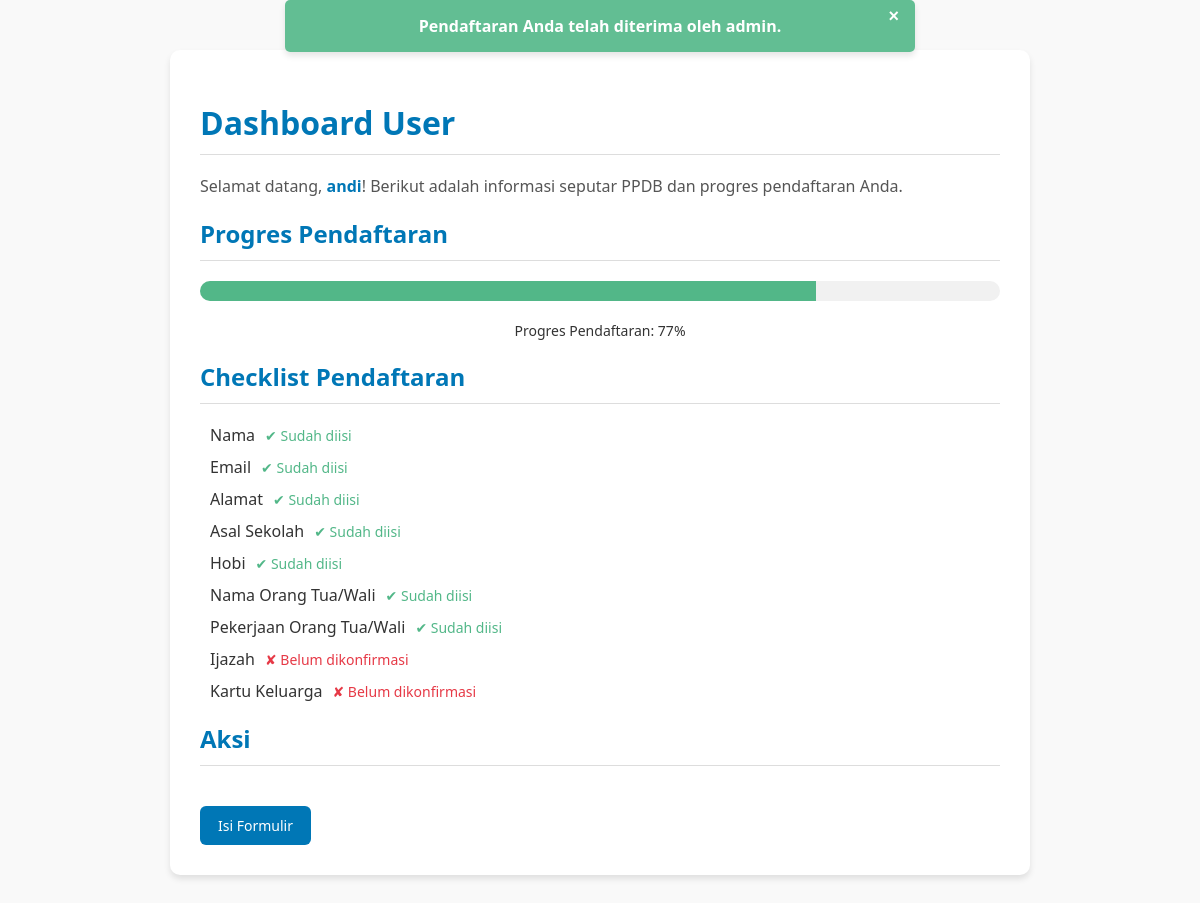
/dashboard_user/1, run on the app's committed database.
### models.py (models this page shows)
class Notification(db.Model):
    id = db.Column(db.Integer, primary_key=True)
    user_id = db.Column(db.Integer, db.ForeignKey('user.id'), nullable=False)  # Relasi ke tabel User
    message = db.Column(db.String(255), nullable=False)  # Pesan notifikasi
    is_read = db.Column(db.Boolean, default=False)  # Status apakah notifikasi sudah dibaca
    created_at = db.Column(db.DateTime, default=datetime.utcnow)  # Waktu notifikasi dibuat
    user = db.relationship('User', backref=db.backref('notifications', lazy=True))

class User(db.Model):
    id = db.Column(db.Integer, primary_key=True)
    name = db.Column(db.String(100), nullable=False)
    email = db.Column(db.String(100), unique=True, nullable=False)
    password = db.Column(db.String(100), nullable=False)
    address = db.Column(db.String(200))
    school = db.Column(db.String(100))
    birth_date = db.Column(db.Date)
    phone = db.Column(db.String(15))
    gender = db.Column(db.String(10))
    hobby = db.Column(db.String(100))
    parent_name = db.Column(db.String(100))
    parent_job = db.Column(db.String(100))
    ijazah = db.Column(db.String(200))  # Link ke file ijazah
    kk = db.Column(db.String(200))  # Link ke file kartu keluarga
    ijazah_confirmed = db.Column(db.Boolean, default=False)  # Status konfirmasi ijazah
    kk_confirmed = db.Column(db.Boolean, default=False)  # Status konfirmasi KK
    status = db.Column(db.String(20), default='Pending')  # Pending, Approved, Rejected
    created_at = db.Column(db.DateTime, default=datetime.utcnow)  # Waktu pendaftaran

### app.py (the view)
@app.route('/dashboard_user/<int:user_id>', methods=['GET', 'POST'])
def dashboard_user(user_id):
    user = User.query.get(user_id)
    if not user:
        flash('User tidak ditemukan.')
        return redirect(url_for('index'))
    total_fields = 9  # Total field yang harus diisi termasuk konfirmasi dokumen
    filled_fields = sum([
        bool(user.name),
        bool(user.email),
        bool(user.address),
        bool(user.school),
        bool(user.hobby),
        bool(user.parent_name),
        bool(user.parent_job),
        bool(user.ijazah_confirmed),  # Tambahkan konfirmasi ijazah
        bool(user.kk_confirmed)       # Tambahkan konfirmasi KK
    ])
    progress = int((filled_fields / total_fields) * 100)
    notification = Notification.query.filter_by(user_id=user.id).order_by(Notification.id.desc()).first()
    return render_template('dashboard_user.html', user=user, progress=progress, notification=notification)

### templates/dashboard_user.html (shortened to what this page needs)
<!DOCTYPE html>
<html>
<head>
    <link rel="stylesheet" type="text/css" href="{{ url_for('static', filename='css/user.css') }}">
</head>
<body>
    {% if notification %}
    <div id="notification" class="notification {{ 'success' if 'diterima' in notification.message.lower() else 'error' }}">
        <button class="close-btn" onclick="closeNotification()">×</button>
        {{ notification.message }}
    </div>
    {% endif %}
    <div class="container">
        <h1>Dashboard User</h1>
        <p>Selamat datang, <strong>{{ user.name }}</strong>! Berikut adalah informasi seputar PPDB dan progres pendaftaran Anda.</p>
        <h2>Progres Pendaftaran</h2>
        <div class="progress-container">
            <div class="progress-bar" style="width: {{ progress }}%;"></div>
        </div>
        <div class="progress-label">
            Progres Pendaftaran: {{ progress }}%
        </div>
        <h2>Checklist Pendaftaran</h2>
        <div class="checklist">
            <div class="checklist-item">
                <span>Nama</span>
                <span class="status {{ 'complete' if user.name else 'incomplete' }}">
                    {{ '✔ Sudah diisi' if user.name else '✘ Belum diisi' }}
                </span>
            </div>
            <div class="checklist-item">
                <span>Email</span>
                <span class="status {{ 'complete' if user.email else 'incomplete' }}">
                    {{ '✔ Sudah diisi' if user.email else '✘ Belum diisi' }}
                </span>
            </div>
            <div class="checklist-item">
                <span>Alamat</span>
                <span class="status {{ 'complete' if user.address else 'incomplete' }}">
                    {{ '✔ Sudah diisi' if user.address else '✘ Belum diisi' }}
                </span>
            </div>
            <div class="checklist-item">
                <span>Asal Sekolah</span>
                <span class="status {{ 'complete' if user.school else 'incomplete' }}">
                    {{ '✔ Sudah diisi' if user.school else '✘ Belum diisi' }}
                </span>
            </div>
            <div class="checklist-item">
                <span>Hobi</span>
                <span class="status {{ 'complete' if user.hobby else 'incomplete' }}">
                    {{ '✔ Sudah diisi' if user.hobby else '✘ Belum diisi' }}
                </span>
            </div>
            <div class="checklist-item">
                <span>Nama Orang Tua/Wali</span>
                <span class="status {{ 'complete' if user.parent_name else 'incomplete' }}">
                    {{ '✔ Sudah diisi' if user.parent_name else '✘ Belum diisi' }}
                </span>
            </div>
            <div class="checklist-item">
                <span>Pekerjaan Orang Tua/Wali</span>
                <span class="status {{ 'complete' if user.parent_job else 'incomplete' }}">
                    {{ '✔ Sudah diisi' if user.parent_job else '✘ Belum diisi' }}
                </span>
            </div>
            <div class="checklist-item">
                <span>Ijazah</span>
                <span class="status {{ 'complete' if user.ijazah_confirmed else 'incomplete' }}">
                    {{ '✔ Sudah dikonfirmasi' if user.ijazah_confirmed else '✘ Belum dikonfirmasi' }}
                </span>
            </div>
            <div class="checklist-item">
                <span>Kartu Keluarga</span>
                <span class="status {{ 'complete' if user.kk_confirmed else 'incomplete' }}">
                    {{ '✔ Sudah dikonfirmasi' if user.kk_confirmed else '✘ Belum dikonfirmasi' }}
                </span>
            </div>
        </div>
        <h2>Aksi</h2>
        <a href="{{ url_for('form', user_id=user.id) }}" class="btn btn-blue">Isi Formulir</a>
    </div>
</body>
</html>

### static/css/user.css (style rules this page uses)
body { margin: 0; font-family: 'Segoe UI', sans-serif; background-color: #f9f9f9; color: #333; }
.container { max-width: 800px; margin: 50px auto; background: #ffffff; padding: 30px; border-radius: 10px; box-shadow: 0 4px 6px rgba(0, 0, 0, 0.1); }
.container h1, .container h2 { color: #0077b6; border-bottom: 1px solid #ddd; padding-bottom: 10px; margin-bottom: 20px; }
.container p, label { color: #555; font-size: 16px; margin: 10px 0; }
.container strong { color: #0077b6; }
.btn { display: inline-block; margin-top: 20px; padding: 10px 18px; border-radius: 6px; font-size: 14px; text-decoration: none; font-weight: 500; transition: background-color 0.3s ease; }
.btn-blue { background-color: #0077b6; color: white; }

### data on the page
Notification: message "Pendaftaran Anda telah diterima oleh admin."
User: name "andi", name "✔ Sudah diisi", email "✔ Sudah diisi", address "✔ Sudah diisi", school "✔ Sudah diisi", hobby "✔ Sudah diisi", parent_name "✔ Sudah diisi", parent_job "✔ Sudah diisi", ijazah_confirmed "✘ Belum dikonfirmasi", kk_confirmed "✘ Belum dikonfirmasi"

### other printed values
{{ progress }} "77"
